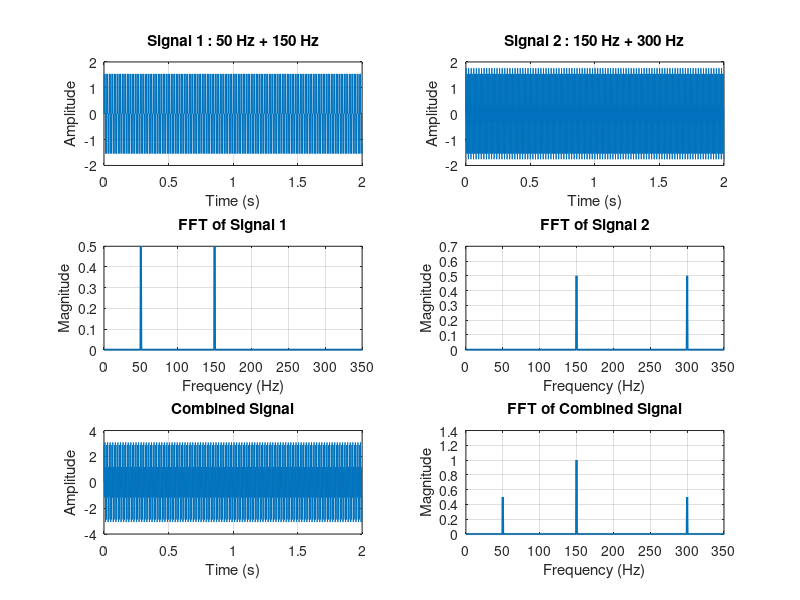

Source code (MATLAB):
clc;
clear;
close all;

% ------------------------------------------------
% Sampling Parameters
% ------------------------------------------------
fs = 1000;
t = 0:1/fs:2-1/fs;

% ------------------------------------------------
% Signal 1
% Frequencies:
% 50 Hz + 150 Hz
% ------------------------------------------------
x1 = sin(2*pi*50*t) + ...
     sin(2*pi*150*t);

% ------------------------------------------------
% Signal 2
% Frequencies:
% 150 Hz + 300 Hz
% ------------------------------------------------
x2 = sin(2*pi*150*t) + ...
     sin(2*pi*300*t);

% ------------------------------------------------
% Combined Signal
% ------------------------------------------------
x_combined = x1 + x2;

% ------------------------------------------------
% FFT Parameters
% ------------------------------------------------
N = length(t);

f = (0:N-1)*(fs/N);

% ------------------------------------------------
% FFT Calculations
% ------------------------------------------------
X1 = fft(x1);
X2 = fft(x2);
Xc = fft(x_combined);

mag1 = abs(X1)/N;
mag2 = abs(X2)/N;
magc = abs(Xc)/N;

% ------------------------------------------------
% Plot Signals
% ------------------------------------------------
figure;

subplot(3,2,1)

plot(t,x1)

xlabel('Time (s)')
ylabel('Amplitude')

title('Signal 1 : 50 Hz + 150 Hz')

grid on

subplot(3,2,2)

plot(t,x2)

xlabel('Time (s)')
ylabel('Amplitude')

title('Signal 2 : 150 Hz + 300 Hz')

grid on

% ------------------------------------------------
% FFT of Signal 1
% ------------------------------------------------
subplot(3,2,3)

plot(f(1:N/2),mag1(1:N/2),...
    'LineWidth',1.5)

xlabel('Frequency (Hz)')
ylabel('Magnitude')

title('FFT of Signal 1')

xlim([0 350])

grid on

% ------------------------------------------------
% FFT of Signal 2
% ------------------------------------------------
subplot(3,2,4)

plot(f(1:N/2),mag2(1:N/2),...
    'LineWidth',1.5)

xlabel('Frequency (Hz)')
ylabel('Magnitude')

title('FFT of Signal 2')

xlim([0 350])

grid on

% ------------------------------------------------
% Combined Signal Plot
% ------------------------------------------------
subplot(3,2,5)

plot(t,x_combined)

xlabel('Time (s)')
ylabel('Amplitude')

title('Combined Signal')

grid on

% ------------------------------------------------
% FFT of Combined Signal
% ------------------------------------------------
subplot(3,2,6)

plot(f(1:N/2),magc(1:N/2),...
    'LineWidth',1.5)

xlabel('Frequency (Hz)')
ylabel('Magnitude')

title('FFT of Combined Signal')

xlim([0 350])

grid on
